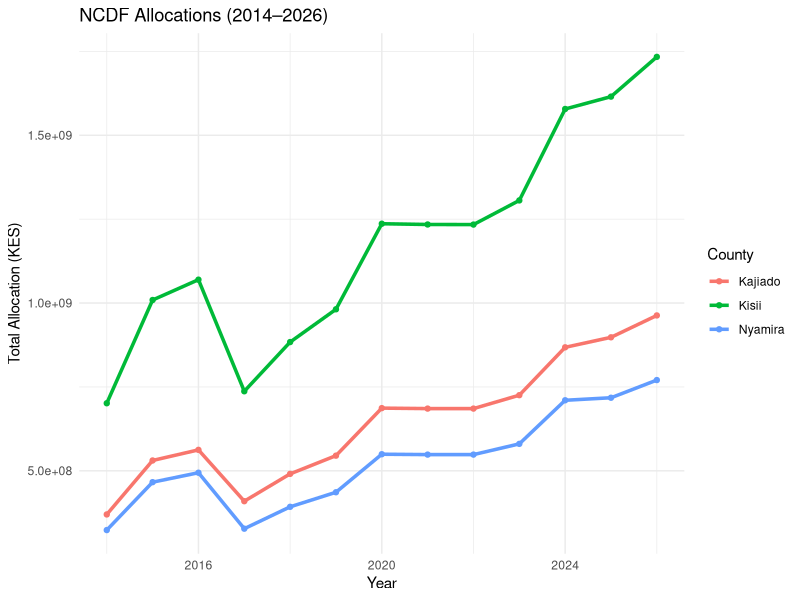

Reproduce this figure in R.
## ---- chunk 1
library(tidyverse)
library(dplyr)

# Load Dataset
NCDF <- read.csv("NEW_NGCDF_DATA_28-JAN_2026.csv", sep = ',', header = TRUE)
NCDF$County <- trimws(NCDF$County)

# Filter for Counties of Interest
NCDF_County <- NCDF %>%
  filter(County %in% c("Kisii", "Kajiado", "Nyamira"), County != 0)

# Pivot Years into Long Format
NCDF_long <- NCDF_County %>%
  pivot_longer(cols = starts_with("X"),
               names_to = "Year",
               values_to = "Allocation") %>%
  mutate(Year = as.numeric(sub("X", "", Year))) %>%
  filter(!is.na(Year))
## ---- chunk 2
County_Summary <- NCDF_long %>%
  group_by(County, Year) %>%
  summarise(Total_Allocation = sum(Allocation, na.rm = TRUE), .groups = "drop")

ggplot(County_Summary, aes(x = Year, y = Total_Allocation, color = County)) +
  geom_line(size = 1.2) +
  geom_point() +
  labs(title = "NCDF Allocations (2014–2026)",
       x = "Year", y = "Total Allocation (KES)") +
  theme_minimal()
